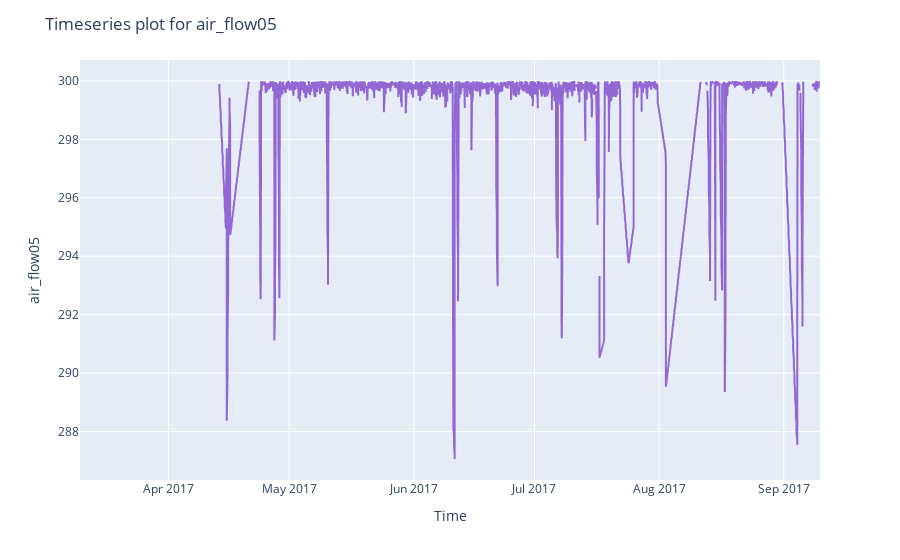

Notebook code cell kept with this figure:
### Code cell
reporting.charts.primitives.plot_timeline(
    data=post_interpolate,
    x="timestamp",
    y=variable_name,
    title=f"Timeseries plot for {variable_name}"
).show()

### Figure 1 — Plotly figure (JSON) as saved in the notebook; plotly's stock layout.template omitted (floating-point values rounded to 4 significant figures; data arrays with more than 128 entries replaced by an {"elided": "..."} marker saying what was removed)
{"data": [{"hovertemplate": "timestamp=%{x}<br>air_flow05=%{y}<extra></extra>", "legendgroup": "", "line": {"color": "#9267D3", "dash": "solid"}, "marker": {"symbol": "circle"}, "mode": "lines", "name": "", "showlegend": false, "type": "scattergl", "x": {"elided": "4257 str values"}, "xaxis": "x", "y": {"elided": "4257 float values"}, "yaxis": "y"}], "layout": {"legend": {"tracegroupgap": 0}, "margin": {"t": 60}, "title": {"text": "Timeseries plot for air_flow05"}, "xaxis": {"anchor": "y", "domain": [0, 1], "title": {"text": "Time"}}, "yaxis": {"anchor": "x", "domain": [0, 1], "title": {"text": "air_flow05"}}}}
